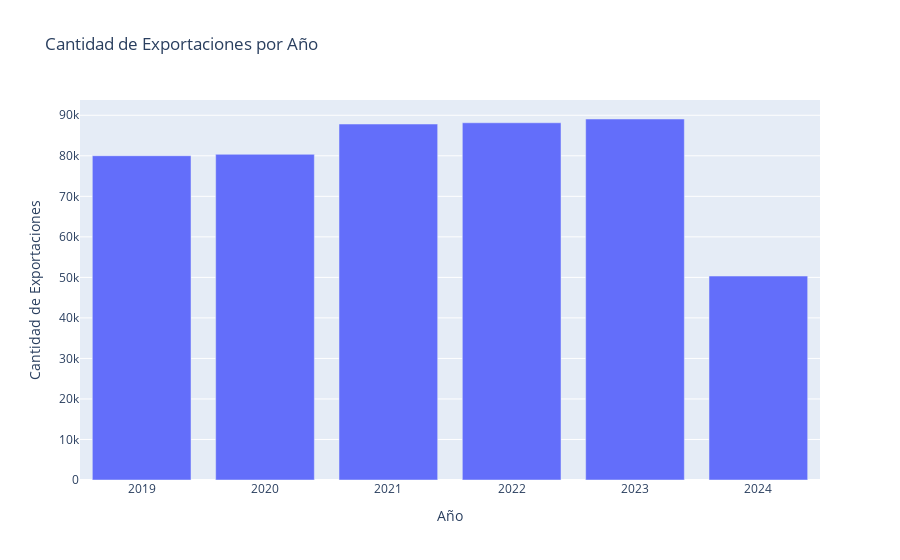

Notebook cell for this chart:
### Code cell
# Exportaciones por año
exportaciones_por_año = data.groupby('año').size().reset_index(name='exportaciones')
fig = px.bar(exportaciones_por_año, x='año', y='exportaciones', title='Cantidad de Exportaciones por Año')
fig.update_layout(xaxis_title='Año', yaxis_title='Cantidad de Exportaciones')
fig.show()

### Figure 1 — Plotly figure (JSON) as saved in the notebook; plotly's stock layout.template omitted (floating-point values rounded to 4 significant figures)
{"data": [{"alignmentgroup": "True", "hovertemplate": "año=%{x}<br>exportaciones=%{y}<extra></extra>", "legendgroup": "", "marker": {"color": "#636efa", "pattern": {"shape": ""}}, "name": "", "offsetgroup": "", "orientation": "v", "showlegend": false, "textposition": "auto", "type": "bar", "x": [2019, 2020, 2021, 2022, 2023, 2024], "xaxis": "x", "y": [80019, 80367, 87841, 88150, 89083, 50325], "yaxis": "y"}], "layout": {"autosize": true, "barmode": "relative", "legend": {"tracegroupgap": 0}, "title": {"text": "Cantidad de Exportaciones por Año"}, "xaxis": {"anchor": "y", "autorange": true, "domain": [0, 1], "range": [2018.0, 2024.0], "title": {"text": "Año"}, "type": "linear"}, "yaxis": {"anchor": "x", "autorange": true, "domain": [0, 1], "range": [0, 93770.0], "title": {"text": "Cantidad de Exportaciones"}, "type": "linear"}}}
